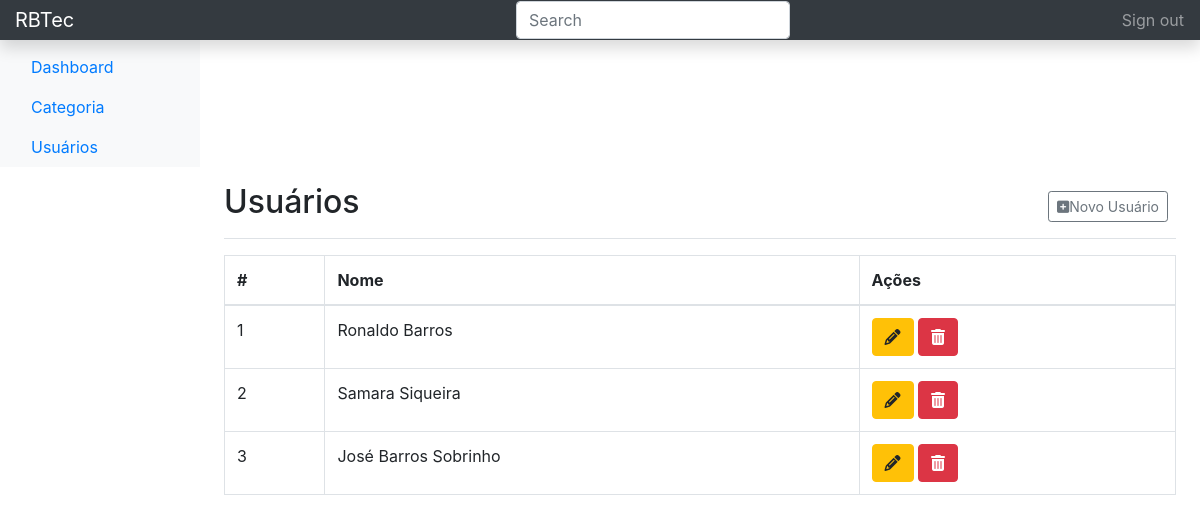
The app's page /index.php/user with its own data.
### tables this page shows
CREATE TABLE `tb_users` (
  `id` int(11) NOT NULL AUTO_INCREMENT,
  `name` varchar(255) NOT NULL,
  PRIMARY KEY (`id`)
);

### application/controllers/User.php (called while the page is built, shortened)
<?php
class User extends CI_Controller {
    public function __construct()
    {
        $this->load->model("user_model");
    }
    public function index()
	{
		$data["users"] = $this->user_model->index();
		$data["title"] = "Usuários";
		$this->load->view('templates/header', $data);
        $this->load->view('templates/nav-top', $data);
        $this->load->view('templates/footer', $data);
        $this->load->view('templates/js', $data);
		$this->load->view('pages/user', $data);
    }
}

### index.php (called while the page is built, shortened)
<?php
require_once BASEPATH.'core/CodeIgniter.php';

### application/models/user_model.php (called while the page is built, shortened)
<?php
class User_model extends CI_Model {
    public function index()
    {
        return $this->db->get("tb_users")->result_array();
    }
}

### application/views/pages/user.php (the view, shortened to what this page needs)
<main role="main" class="col-md-9 ml-sm-auto col-lg-10 px-4">
	<div class="d-flex justify-content-between flex-wrap flex-md-nowrap align-items-center pt-3 pb-2 mb-3 border-bottom">
		<h1 class="h2">Usuários</h1>
		<div class="btn-group mr-2">
			<a href="<?= base_url('')?>user/new" class="btn btn-sm btn-outline-secondary"><i class="fas fa-plus-square"></i>Novo Usuário</a>
		</div>
	</div>
	<div class="table-responsive">
		<table class="table table-bordered table-hover">
			<thead>
				<tr>
					<th>#</th>
                    <th>Nome</th>
					<th>Ações</th>
				</tr>
			</thead>
			<tbody>
				<?php foreach($users as $user): ?>
					<tr>
						<td><?= $user['id'] ?></td>
						<td><?= $user['name'] ?></td>
						<td>
							<a href="<?= base_url('')?>user/edit/<?= $user['id']?>" class="btn btn-warning"><i class="fas fa-pencil-alt"></i></a>
							<a href="javascript:goDelete(<?= $user['id']?>)" class="btn btn-danger"><i class="fas fa-trash-alt"></i></a>
						</td>
					</tr>
				<?php endforeach;?>
			</tbody>
		</table>
	</div>
</main>

### records on screen
tb_users: id "1", name "Ronaldo Barros"
tb_users: id "2", name "Samara Siqueira"
tb_users: id "3", name "José Barros Sobrinho"
